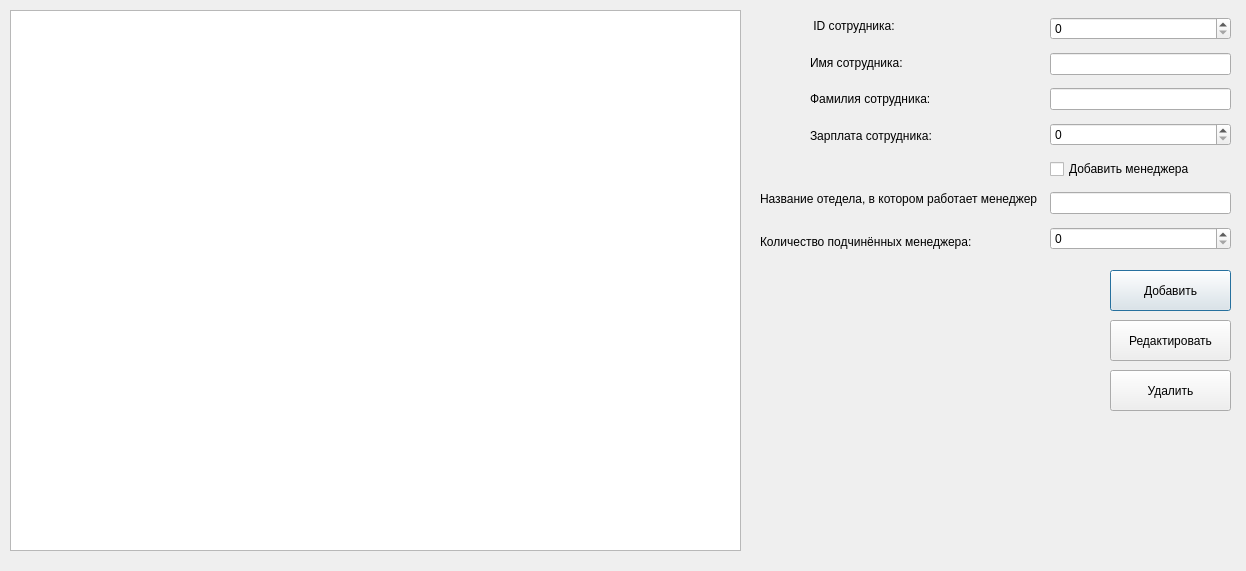
<?xml version="1.0" encoding="UTF-8"?>
<ui version="4.0">
 <class>addemployeedialog</class>
 <widget class="QDialog" name="addemployeedialog">
  <property name="geometry">
   <rect>
    <x>0</x>
    <y>0</y>
    <width>1246</width>
    <height>571</height>
   </rect>
  </property>
  <property name="windowTitle">
   <string>Dialog</string>
  </property>
  <widget class="QWidget" name="verticalLayoutWidget_2">
   <property name="geometry">
    <rect>
     <x>1050</x>
     <y>10</y>
     <width>181</width>
     <height>251</height>
    </rect>
   </property>
   <layout class="QVBoxLayout" name="verticalLayout_2">
    <item>
     <widget class="QSpinBox" name="idBox">
      <property name="maximum">
       <number>999999</number>
      </property>
     </widget>
    </item>
    <item>
     <widget class="QLineEdit" name="nameEdit"/>
    </item>
    <item>
     <widget class="QLineEdit" name="surnameEdit"/>
    </item>
    <item>
     <widget class="QSpinBox" name="salaryBox">
      <property name="maximum">
       <number>999999</number>
      </property>
     </widget>
    </item>
    <item>
     <widget class="QCheckBox" name="isManager">
      <property name="text">
       <string>Добавить менеджера</string>
      </property>
     </widget>
    </item>
    <item>
     <widget class="QLineEdit" name="departmentEdit"/>
    </item>
    <item>
     <widget class="QSpinBox" name="empNumBox"/>
    </item>
   </layout>
  </widget>
  <widget class="QWidget" name="verticalLayoutWidget">
   <property name="geometry">
    <rect>
     <x>810</x>
     <y>10</y>
     <width>231</width>
     <height>141</height>
    </rect>
   </property>
   <layout class="QVBoxLayout" name="verticalLayout">
    <item>
     <widget class="QLabel" name="idLabel">
      <property name="text">
       <string> ID сотрудника:</string>
      </property>
     </widget>
    </item>
    <item>
     <widget class="QLabel" name="nameLabel">
      <property name="text">
       <string>Имя сотрудника:</string>
      </property>
     </widget>
    </item>
    <item>
     <widget class="QLabel" name="surnameLabel">
      <property name="text">
       <string>Фамилия сотрудника:</string>
      </property>
     </widget>
    </item>
    <item>
     <widget class="QLabel" name="salaryLabel">
      <property name="text">
       <string>Зарплата сотрудника:</string>
      </property>
     </widget>
    </item>
   </layout>
  </widget>
  <widget class="QWidget" name="verticalLayoutWidget_3">
   <property name="geometry">
    <rect>
     <x>760</x>
     <y>180</y>
     <width>277</width>
     <height>80</height>
    </rect>
   </property>
   <layout class="QVBoxLayout" name="verticalLayout_3">
    <item>
     <widget class="QLabel" name="departmentLabel">
      <property name="text">
       <string>Название отедела, в котором работает менеджер:</string>
      </property>
     </widget>
    </item>
    <item>
     <widget class="QLabel" name="empNumLabel">
      <property name="text">
       <string>Количество подчинённых менеджера:</string>
      </property>
     </widget>
    </item>
   </layout>
  </widget>
  <widget class="QPushButton" name="addButton">
   <property name="geometry">
    <rect>
     <x>1110</x>
     <y>270</y>
     <width>121</width>
     <height>41</height>
    </rect>
   </property>
   <property name="text">
    <string>Добавить</string>
   </property>
  </widget>
  <widget class="QPushButton" name="editButton">
   <property name="geometry">
    <rect>
     <x>1110</x>
     <y>320</y>
     <width>121</width>
     <height>41</height>
    </rect>
   </property>
   <property name="text">
    <string>Редактировать</string>
   </property>
  </widget>
  <widget class="QTableView" name="tableView">
   <property name="geometry">
    <rect>
     <x>10</x>
     <y>10</y>
     <width>731</width>
     <height>541</height>
    </rect>
   </property>
  </widget>
  <widget class="QPushButton" name="removeButton">
   <property name="geometry">
    <rect>
     <x>1110</x>
     <y>370</y>
     <width>121</width>
     <height>41</height>
    </rect>
   </property>
   <property name="text">
    <string>Удалить</string>
   </property>
  </widget>
 </widget>
 <resources/>
 <connections/>
</ui>
